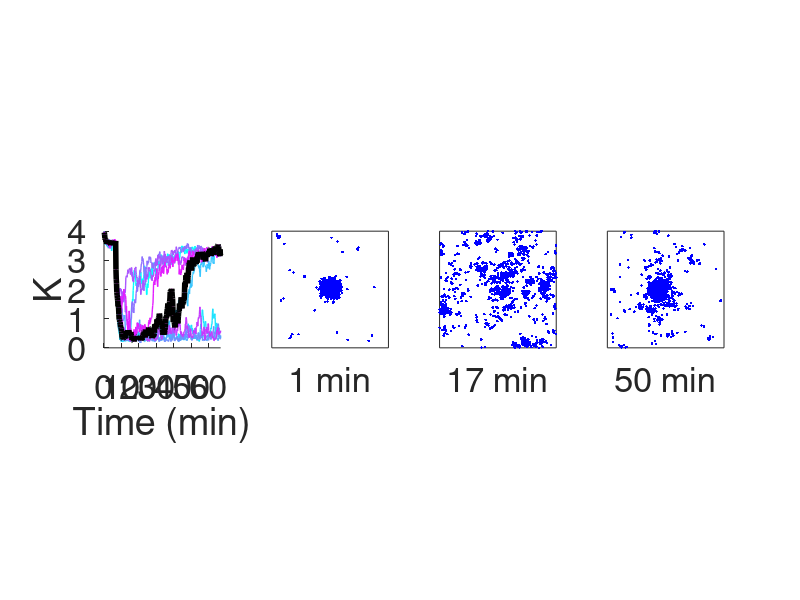

The MATLAB source for this figure:
% We plotted K values of the simulations with 3000 Cdc42 and 170 Bem1-GEF
% whose initial condition is pre-polarized Cdc42-GTP
load('FigureData/Figure3D.mat')
seeds = 10;
% Color map for the plots
cmap = cool(seeds);
% Time in the unit of minutes
time = (0:10:4000)/60;
figure('units','pixels','position',[300 300 1200 300]); 
for j = 1:seeds
    subplot(1,4,1); hold on
    % Plot time series of K
    plot(time,K(j,:),'color',cmap(j, :),'linewidth',1)
end
ylim([0,4])
xlim([0,Inf])
xlabel('Time (min)')
ylabel('K')
axis square
set(gca,'fontsize',25)

% Mark one line of K in black and plot its snapshots of Cdc42-GTP
% at different time points. 
plot(time,K(10,:),'color','k','linewidth',4)
load('Coordinates/Figure3D_coordinates.mat')
L = 8.8623; % domain length
subplot(1,4,2)
plot(x_1,y_1,'b.')
xticks([]); yticks([]); ylim([0,L]); xlim([0,L]); axis square;
xlabel('1 min','fontsize',25)

subplot(1,4,3)
plot(x_2,y_2,'b.')
xticks([]); yticks([]); ylim([0,L]); xlim([0,L]); axis square;
xlabel('17 min','fontsize',25)

subplot(1,4,4)
plot(x_3,y_3,'b.')
xticks([]); yticks([]); ylim([0,L]); xlim([0,L]); axis square;
xlabel('50 min','fontsize',25)